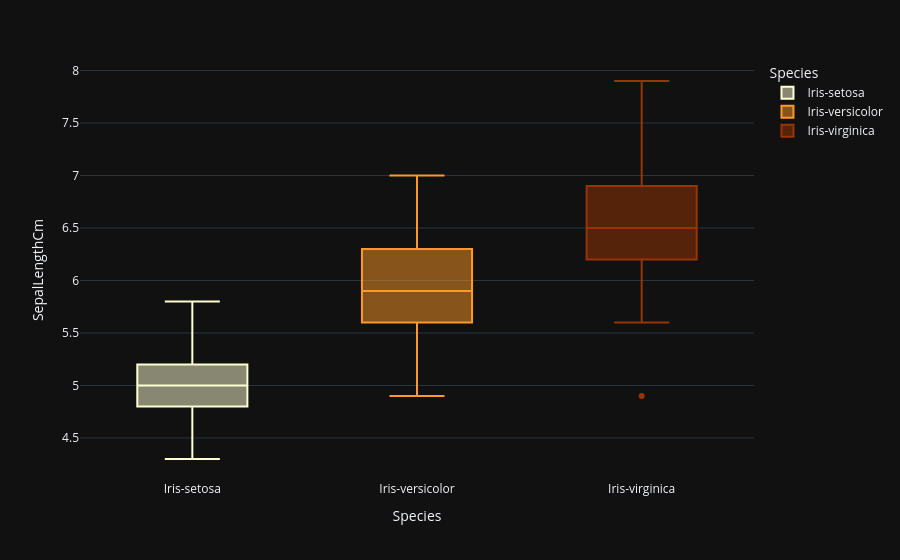

The notebook cell saved with this chart:
### Code cell
fig = px.box(data_frame=iris, x='Species',y='SepalLengthCm',color='Species',color_discrete_sequence=['#ffffd4 ','#fe9929 ','#993404 '], template='plotly_dark',orientation='v')
 
fig.show()

### Figure 1 — Plotly figure (JSON) as saved in the notebook; plotly's stock layout.template omitted (floating-point values rounded to 4 significant figures)
{"data": [{"alignmentgroup": "True", "hovertemplate": "Species=%{x}<br>SepalLengthCm=%{y}<extra></extra>", "legendgroup": "Iris-setosa", "marker": {"color": "#ffffd4 "}, "name": "Iris-setosa", "notched": false, "offsetgroup": "Iris-setosa", "orientation": "v", "showlegend": true, "type": "box", "x": ["Iris-setosa", "Iris-setosa", "Iris-setosa", "Iris-setosa", "Iris-setosa", "Iris-setosa", "Iris-setosa", "Iris-setosa", "Iris-setosa", "Iris-setosa", "Iris-setosa", "Iris-setosa", "Iris-setosa", "Iris-setosa", "Iris-setosa", "Iris-setosa", "Iris-setosa", "Iris-setosa", "Iris-setosa", "Iris-setosa", "Iris-setosa", "Iris-setosa", "Iris-setosa", "Iris-setosa", "Iris-setosa", "Iris-setosa", "Iris-setosa", "Iris-setosa", "Iris-setosa", "Iris-setosa", "Iris-setosa", "Iris-setosa", "Iris-setosa", "Iris-setosa", "Iris-setosa", "Iris-setosa", "Iris-setosa", "Iris-setosa", "Iris-setosa", "Iris-setosa", "Iris-setosa", "Iris-setosa", "Iris-setosa", "Iris-setosa", "Iris-setosa", "Iris-setosa", "Iris-setosa", "Iris-setosa", "Iris-setosa", "Iris-setosa"], "x0": " ", "xaxis": "x", "y": [5.1, 4.9, 4.7, 4.6, 5.0, 5.4, 4.6, 5.0, 4.4, 4.9, 5.4, 4.8, 4.8, 4.3, 5.8, 5.7, 5.4, 5.1, 5.7, 5.1, 5.4, 5.1, 4.6, 5.1, 4.8, 5.0, 5.0, 5.2, 5.2, 4.7, 4.8, 5.4, 5.2, 5.5, 4.9, 5.0, 5.5, 4.9, 4.4, 5.1, 5.0, 4.5, 4.4, 5.0, 5.1, 4.8, 5.1, 4.6, 5.3, 5.0], "y0": " ", "yaxis": "y"}, {"alignmentgroup": "True", "hovertemplate": "Species=%{x}<br>SepalLengthCm=%{y}<extra></extra>", "legendgroup": "Iris-versicolor", "marker": {"color": "#fe9929 "}, "name": "Iris-versicolor", "notched": false, "offsetgroup": "Iris-versicolor", "orientation": "v", "showlegend": true, "type": "box", "x": ["Iris-versicolor", "Iris-versicolor", "Iris-versicolor", "Iris-versicolor", "Iris-versicolor", "Iris-versicolor", "Iris-versicolor", "Iris-versicolor", "Iris-versicolor", "Iris-versicolor", "Iris-versicolor", "Iris-versicolor", "Iris-versicolor", "Iris-versicolor", "Iris-versicolor", "Iris-versicolor", "Iris-versicolor", "Iris-versicolor", "Iris-versicolor", "Iris-versicolor", "Iris-versicolor", "Iris-versicolor", "Iris-versicolor", "Iris-versicolor", "Iris-versicolor", "Iris-versicolor", "Iris-versicolor", "Iris-versicolor", "Iris-versicolor", "Iris-versicolor", "Iris-versicolor", "Iris-versicolor", "Iris-versicolor", "Iris-versicolor", "Iris-versicolor", "Iris-versicolor", "Iris-versicolor", "Iris-versicolor", "Iris-versicolor", "Iris-versicolor", "Iris-versicolor", "Iris-versicolor", "Iris-versicolor", "Iris-versicolor", "Iris-versicolor", "Iris-versicolor", "Iris-versicolor", "Iris-versicolor", "Iris-versicolor", "Iris-versicolor"], "x0": " ", "xaxis": "x", "y": [7.0, 6.4, 6.9, 5.5, 6.5, 5.7, 6.3, 4.9, 6.6, 5.2, 5.0, 5.9, 6.0, 6.1, 5.6, 6.7, 5.6, 5.8, 6.2, 5.6, 5.9, 6.1, 6.3, 6.1, 6.4, 6.6, 6.8, 6.7, 6.0, 5.7, 5.5, 5.5, 5.8, 6.0, 5.4, 6.0, 6.7, 6.3, 5.6, 5.5, 5.5, 6.1, 5.8, 5.0, 5.6, 5.7, 5.7, 6.2, 5.1, 5.7], "y0": " ", "yaxis": "y"}, {"alignmentgroup": "True", "hovertemplate": "Species=%{x}<br>SepalLengthCm=%{y}<extra></extra>", "legendgroup": "Iris-virginica", "marker": {"color": "#993404 "}, "name": "Iris-virginica", "notched": false, "offsetgroup": "Iris-virginica", "orientation": "v", "showlegend": true, "type": "box", "x": ["Iris-virginica", "Iris-virginica", "Iris-virginica", "Iris-virginica", "Iris-virginica", "Iris-virginica", "Iris-virginica", "Iris-virginica", "Iris-virginica", "Iris-virginica", "Iris-virginica", "Iris-virginica", "Iris-virginica", "Iris-virginica", "Iris-virginica", "Iris-virginica", "Iris-virginica", "Iris-virginica", "Iris-virginica", "Iris-virginica", "Iris-virginica", "Iris-virginica", "Iris-virginica", "Iris-virginica", "Iris-virginica", "Iris-virginica", "Iris-virginica", "Iris-virginica", "Iris-virginica", "Iris-virginica", "Iris-virginica", "Iris-virginica", "Iris-virginica", "Iris-virginica", "Iris-virginica", "Iris-virginica", "Iris-virginica", "Iris-virginica", "Iris-virginica", "Iris-virginica", "Iris-virginica", "Iris-virginica", "Iris-virginica", "Iris-virginica", "Iris-virginica", "Iris-virginica", "Iris-virginica", "Iris-virginica", "Iris-virginica", "Iris-virginica"], "x0": " ", "xaxis": "x", "y": [6.3, 5.8, 7.1, 6.3, 6.5, 7.6, 4.9, 7.3, 6.7, 7.2, 6.5, 6.4, 6.8, 5.7, 5.8, 6.4, 6.5, 7.7, 7.7, 6.0, 6.9, 5.6, 7.7, 6.3, 6.7, 7.2, 6.2, 6.1, 6.4, 7.2, 7.4, 7.9, 6.4, 6.3, 6.1, 7.7, 6.3, 6.4, 6.0, 6.9, 6.7, 6.9, 5.8, 6.8, 6.7, 6.7, 6.3, 6.5, 6.2, 5.9], "y0": " ", "yaxis": "y"}], "layout": {"boxmode": "overlay", "legend": {"title": {"text": "Species"}, "tracegroupgap": 0}, "margin": {"t": 60}, "xaxis": {"anchor": "y", "categoryarray": ["Iris-setosa", "Iris-versicolor", "Iris-virginica"], "categoryorder": "array", "domain": [0, 1], "title": {"text": "Species"}}, "yaxis": {"anchor": "x", "domain": [0, 1], "title": {"text": "SepalLengthCm"}}}}
